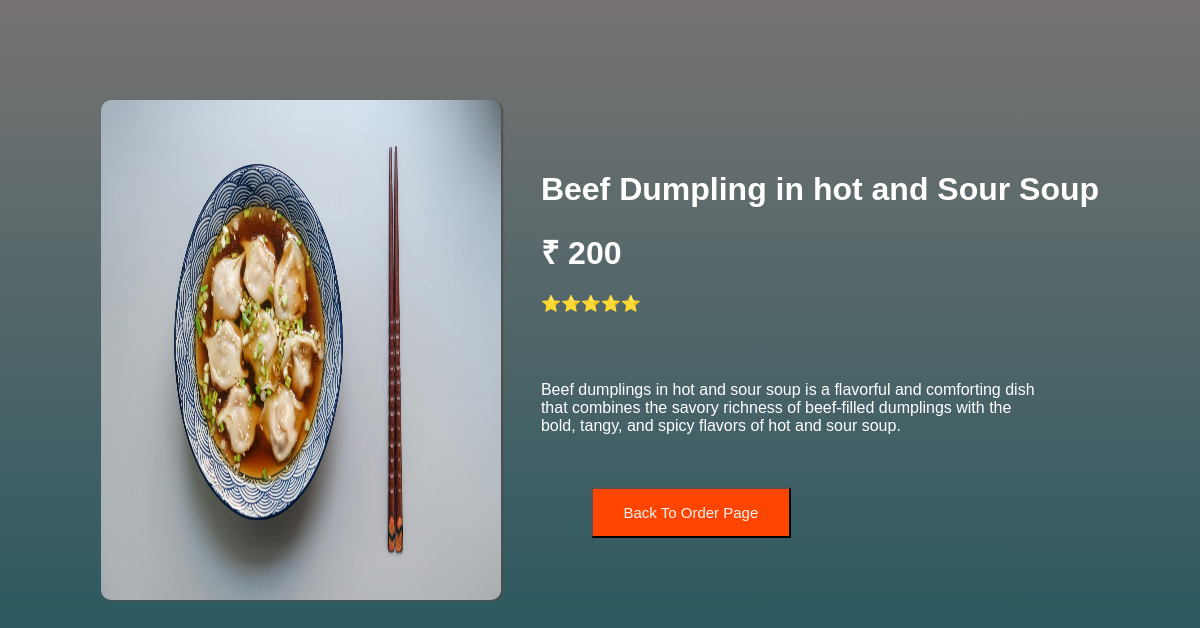
The app's page /orderinfo/1 with its own data.
### app12/models.py (models this page shows, shortened)
class Foodtable(models.Model):
    Foodname=models.CharField(max_length=100)
    Image = models.FileField()
    Quantity=models.IntegerField()
    Unitprice=models.IntegerField()
    Brand = models.CharField(max_length=100)
    Description = models.CharField(max_length=10000)

### app12/views.py (the view)
# urls.py: path("orderinfo/<str:id1>",views.orderinfo,name="orderinfo"),
def orderinfo(request,id1):
    a=Foodtable.objects.filter(id=id1).first()
    return render(request,"orderpage.html",{"infokey":a})

### templates/orderpage.html (shortened to what this page needs)
<!DOCTYPE html>
<html lang="en">
<head>
    <link rel="stylesheet" href="static/orderpagestyle.css">
</head>
<body>
<div class="header">
        <img src="{{infokey.Image.url}}" alt="img">
    <div class="text">
        <h1>{{infokey.Foodname}}</h1>
        <h1>₹ {{infokey.Unitprice}}</h1>
        <p>{{infokey.Brand}}</p><br><br>
        <p class="about">{{infokey.Description}}</p>
        <br>
        <br>
       <a href="/order"><button style="width:200px">Back To Order Page</button></a>
    </div>
</div>
</body>
</html>

### static/orderpagestyle.css (style rules this page uses)
body { padding: 0; margin: 0; background-color:rgb(105, 133, 64); }
img { width: 400px; height: 500px; border-radius: 10px; box-shadow: 2px 1px 2px 0px rgb(79, 77, 77); }
.header { display:flex; gap: 40px; justify-content: center; position: relative; top: 100px; font-family: Arial, sans-serif; }
.text { display: inline; position: relative; top:50px; color: white; }
button { position: relative; left: 50px; width: 150px; padding: 15px; background-color: orangered; transition: 400ms; color: whitesmoke; font-size: 15px; }

### templates/orderpage.html (style rules this page uses)
body { padding: 0; margin: 0; background:linear-gradient(to bottom, #777372, #18525b); height: 100vh; }
img { width: 400px; height: 500px; border-radius: 10px; box-shadow: 2px 1px 2px 0px rgb(79, 77, 77); }
.header { display:flex; gap: 40px; justify-content: center; position: relative; top: 100px; font-family: Arial, sans-serif; }
.text { display: inline; position: relative; top:50px; color: white; }
button { position: relative; left: 50px; width: 150px; padding: 15px; background-color: orangered; transition: 400ms; color: whitesmoke; font-size: 15px; }
.about { width:500px; }

### records on screen
Foodtable: Image (picture), Foodname "Beef Dumpling in hot and Sour Soup", Unitprice "200", Brand "⭐⭐⭐⭐⭐", Description "Beef dumplings in hot and sour soup is a flavorful and comforting dish that combines the savory richness of beef-filled dumplings with the bold, tangy, and spicy flavors of hot and sour soup."
